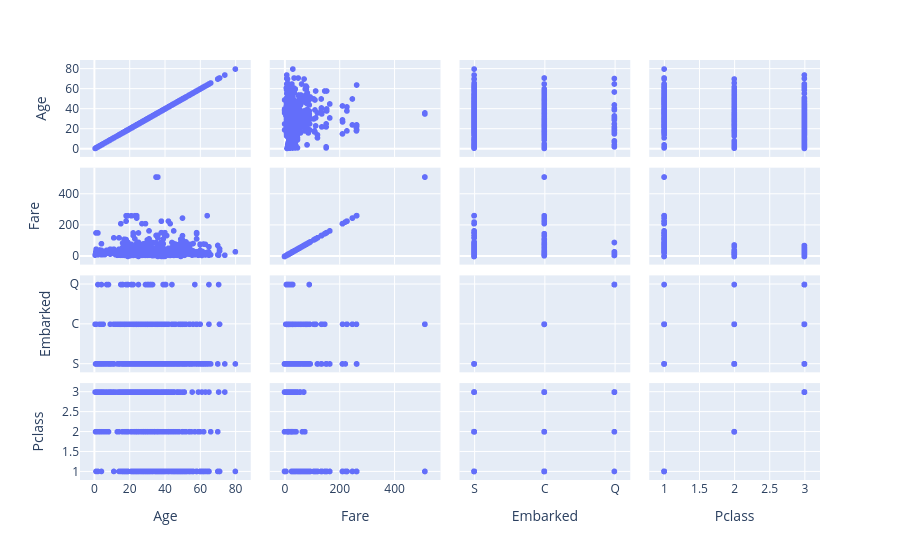

Here is the notebook cell this chart was saved with:
### Code cell
# gráfico dinâmico
plot_dynamic = px.scatter_matrix(titanic_train,
                                dimensions=['Age', 'Fare', 'Embarked', 'Pclass', ])
plot_dynamic.show()

### Figure 1 — Plotly figure (JSON) as saved in the notebook; plotly's stock layout.template omitted (floating-point values rounded to 4 significant figures; data arrays with more than 128 entries replaced by an {"elided": "..."} marker saying what was removed)
{"data": [{"dimensions": [{"axis": {"matches": true}, "label": "Age", "values": {"elided": "891 float values"}}, {"axis": {"matches": true}, "label": "Fare", "values": {"elided": "891 float values"}}, {"axis": {"matches": true}, "label": "Embarked", "values": {"elided": "891 str values"}}, {"axis": {"matches": true}, "label": "Pclass", "values": {"elided": "891 int values"}}], "hovertemplate": "%{xaxis.title.text}=%{x}<br>%{yaxis.title.text}=%{y}<extra></extra>", "legendgroup": "", "marker": {"color": "#636efa", "symbol": "circle"}, "name": "", "showlegend": false, "type": "splom"}], "layout": {"autosize": true, "dragmode": "select", "legend": {"tracegroupgap": 0}, "margin": {"t": 60}, "xaxis": {"autorange": true, "range": [-12.68, 93.1], "type": "linear"}, "xaxis2": {"autorange": true, "range": [-84.36, 596.7], "type": "linear"}, "xaxis3": {"autorange": true, "range": [-0.3293, 2.329], "type": "category"}, "xaxis4": {"autorange": true, "range": [0.6707, 3.329], "type": "linear"}, "yaxis": {"autorange": true, "range": [-12.68, 93.1], "type": "linear"}, "yaxis2": {"autorange": true, "range": [-84.36, 596.7], "type": "linear"}, "yaxis3": {"autorange": true, "range": [-0.3293, 2.329], "type": "category"}, "yaxis4": {"autorange": true, "range": [0.6707, 3.329], "type": "linear"}}}
